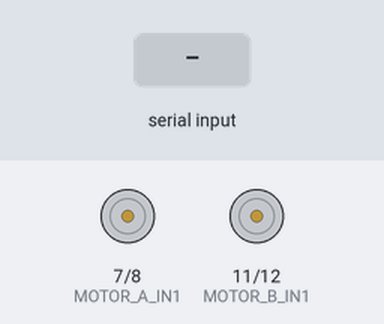
This sketch was run on a simulated Arduino Uno, built with avr-gcc and run on an emulated ATmega328P. Shown: motor-driver pin pairs drawn as motors (green arrow = first pin HIGH = forward, orange = second pin HIGH = backward, longer = more drive, scaled by the enable pin). Inputs (shaded band) come from the test bench.

Above: at 1.2 s.
1.3 s: "0" received over Serial
At 2.2 s:
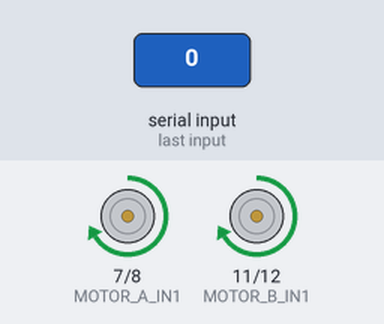
2.8 s: "1" received over Serial
At 3.3 s:
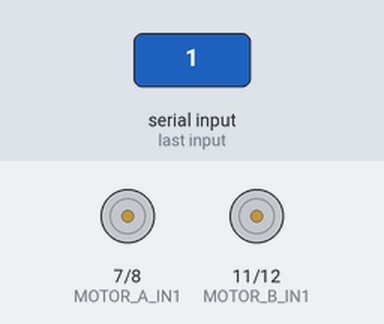
Timing chart, 0 to 5.8 s (numbered marks = the images above; inputs shaded):
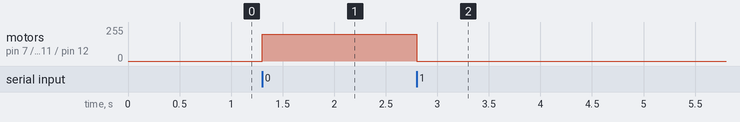

The sketch:

sketch.ino
```cpp
// Arduino sketch to control a robot based on serial input from Python
// Receives '1' to stop, '0' to move forward

// Motor control pins (adjust based on your H-bridge setup)
#define MOTOR_A_EN 9   // PWM pin for Motor A speed
#define MOTOR_A_IN1 7  // Motor A direction 1
#define MOTOR_A_IN2 8  // Motor A direction 2
#define MOTOR_B_EN 10  // PWM pin for Motor B speed
#define MOTOR_B_IN1 11 // Motor B direction 1
#define MOTOR_B_IN2 12 // Motor B direction 2

// Motor speed (0-255)
#define MOTOR_SPEED 200

void setup() {
  // Initialize serial communication at 9600 baud
  Serial.begin(9600);

  // Set motor control pins as outputs
  pinMode(MOTOR_A_EN, OUTPUT);
  pinMode(MOTOR_A_IN1, OUTPUT);
  pinMode(MOTOR_A_IN2, OUTPUT);
  pinMode(MOTOR_B_EN, OUTPUT);
  pinMode(MOTOR_B_IN1, OUTPUT);
  pinMode(MOTOR_B_IN2, OUTPUT);

  // Ensure motors are stopped initially
  stopMotors();
}

void loop() {
  // Check if data is available on serial port
  if (Serial.available() > 0) {
    char command = Serial.read(); // Read incoming byte

    // Process command
    if (command == '1') {
      stopMotors(); // Stop the robot
    } else if (command == '0') {
      moveForward(); // Move the robot forward
    }
  }
}

// Function to move the robot forward
void moveForward() {
  // Motor A forward
  digitalWrite(MOTOR_A_IN1, HIGH);
  digitalWrite(MOTOR_A_IN2, LOW);
  analogWrite(MOTOR_A_EN, MOTOR_SPEED);

  // Motor B forward
  digitalWrite(MOTOR_B_IN1, HIGH);
  digitalWrite(MOTOR_B_IN2, LOW);
  analogWrite(MOTOR_B_EN, MOTOR_SPEED);
}

// Function to stop the robot
void stopMotors() {
  // Stop Motor A
  digitalWrite(MOTOR_A_IN1, LOW);
  digitalWrite(MOTOR_A_IN2, LOW);
  analogWrite(MOTOR_A_EN, 0);

  // Stop Motor B
  digitalWrite(MOTOR_B_IN1, LOW);
  digitalWrite(MOTOR_B_IN2, LOW);
  analogWrite(MOTOR_B_EN, 0);
}
```

Measured:
- after the input at 1.3 s, motor on pin 7 (MOTOR_A_IN1) / pin 8 (MOTOR_A_IN2), motor on pin 11 (MOTOR_B_IN1) / pin 12 (MOTOR_B_IN2): stopped → forward 200/255 at once
- after the input at 2.8 s, motor on pin 7 (MOTOR_A_IN1) / pin 8 (MOTOR_A_IN2), motor on pin 11 (MOTOR_B_IN1) / pin 12 (MOTOR_B_IN2): forward 200/255 → stopped at once
